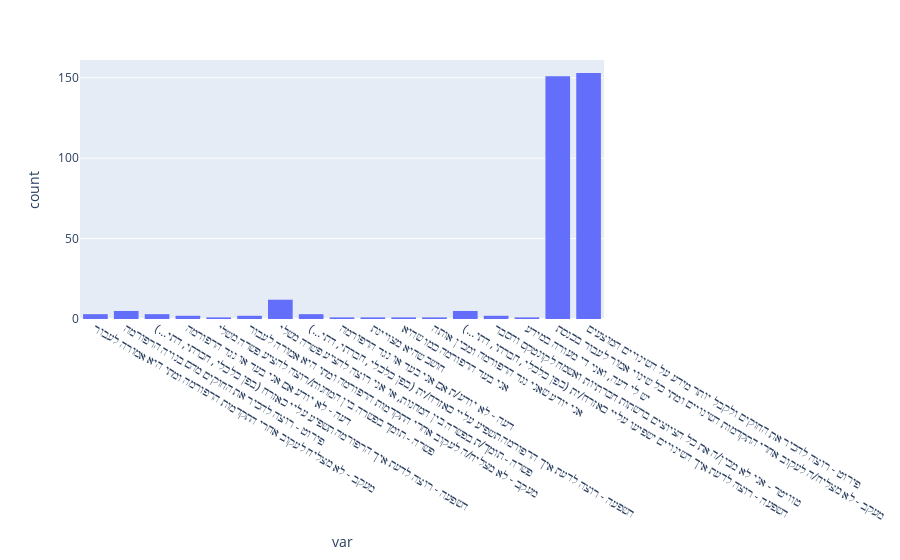

Here is the notebook cell this chart was saved with:
### Code cell
px.histogram(new_df, x="var")

### Figure 1 — Plotly figure (JSON) as saved in the notebook; plotly's stock layout.template omitted (floating-point values rounded to 4 significant figures; data arrays with more than 128 entries replaced by an {"elided": "..."} marker saying what was removed)
{"data": [{"alignmentgroup": "True", "bingroup": "x", "hovertemplate": "var=%{x}<br>count=%{y}<extra></extra>", "legendgroup": "", "marker": {"color": "#636efa", "pattern": {"shape": ""}}, "name": "", "offsetgroup": "", "orientation": "v", "showlegend": false, "type": "histogram", "x": {"elided": "347 str values"}, "xaxis": "x", "yaxis": "y"}], "layout": {"barmode": "relative", "legend": {"tracegroupgap": 0}, "margin": {"t": 60}, "xaxis": {"anchor": "y", "domain": [0, 1], "title": {"text": "var"}}, "yaxis": {"anchor": "x", "domain": [0, 1], "title": {"text": "count"}}}}
